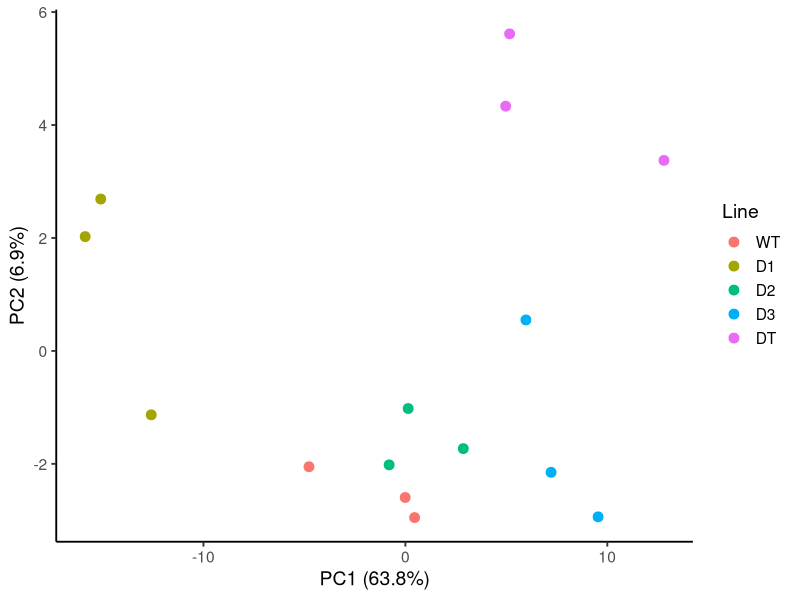
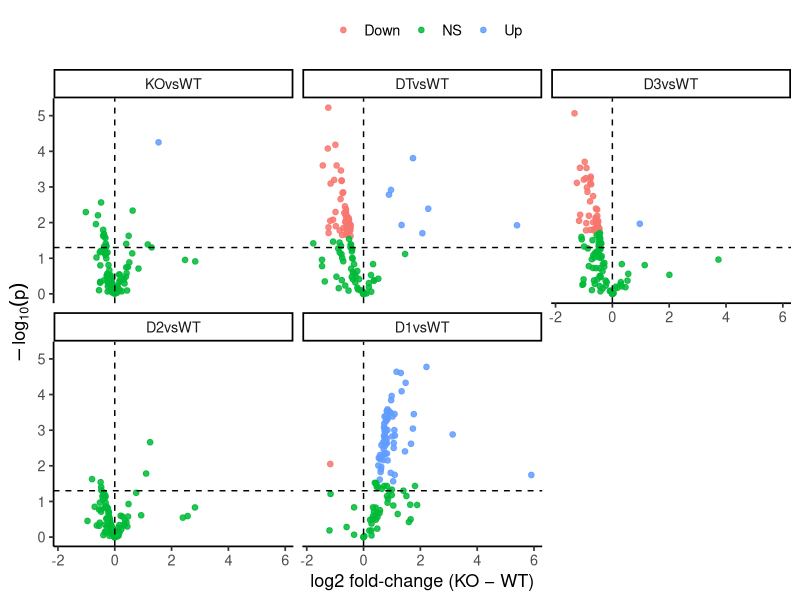
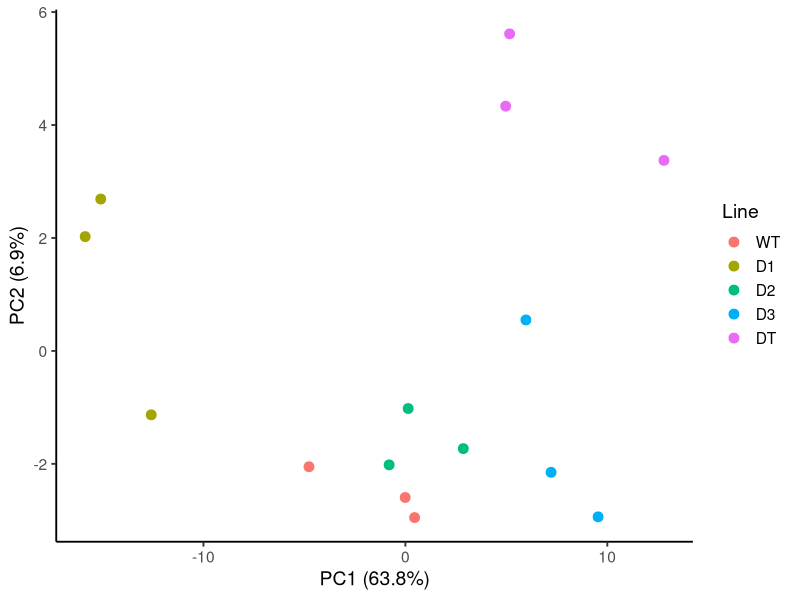
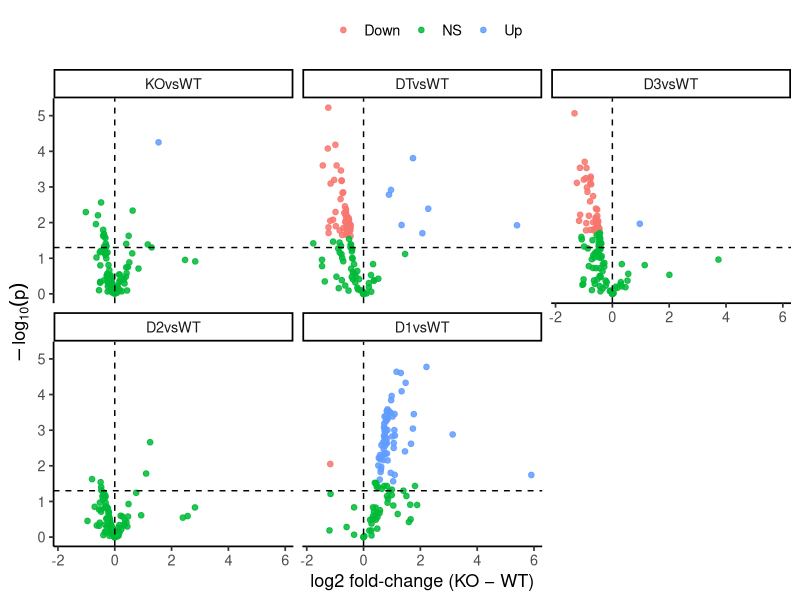

The R source for these figures, in order:
setwd("~/Dropbox/Derlin KO Metabolomics")

# ---- packages ----
library(readr)
library(dplyr)
library(tidyr)
library(ggplot2)
library(limma)
library(tibble)
library(UpSetR)
library(ggrepel)
library(pheatmap)
library(svglite)

# ---- read + prep ----
data <- read_tsv(
  "Derlin_KO_Data_Clean.txt",
  quote = "",
  comment = "",
  name_repair = "minimal"
)

# media only
data <- data %>% select(1, contains("Media", ignore.case = FALSE))

media_cols <- names(data)[-1]
data[media_cols] <- lapply(data[media_cols], as.double)

X <- as.matrix(data[, media_cols, drop = FALSE])
X[X < 0] <- NA_real_

hmin <- apply(X, 1, function(v) {
  pv <- v[!is.na(v) & v > 0]
  if (length(pv)) 0.5 * min(pv) else NA_real_
})

keep <- !is.na(hmin)
X    <- X[keep, , drop = FALSE]
hmin <- hmin[keep]

zero_idx <- which(X == 0, arr.ind = TRUE)
if (nrow(zero_idx)) X[zero_idx] <- hmin[zero_idx[, 1]]

na_idx <- which(is.na(X), arr.ind = TRUE)
if (nrow(na_idx)) X[na_idx] <- hmin[na_idx[, 1]]

X_log2 <- log2(X)

data_log2 <- cbind(data[keep, 1, drop = FALSE], as.data.frame(X_log2))

data_log2 <- data_log2 %>%
  mutate(.mean = rowMeans(across(-1), na.rm = TRUE)) %>%
  arrange(compound, desc(.mean)) %>%
  distinct(compound, .keep_all = TRUE) %>%
  select(-.mean)

# ---- PCA ----
samples <- colnames(data_log2)[-1]
grp_raw <- sub("^((D_WT|DWT|DT|D1|D2|D3)).*", "\\1", samples, perl = TRUE)
grp <- gsub("^(D_WT|DWT)$", "WT", grp_raw)

sample_info <- data.frame(
  Sample = samples,
  Group  = factor(grp, levels = c("WT", "D1", "D2", "D3", "DT")),
  stringsAsFactors = FALSE
)

mat <- t(as.matrix(data_log2[, -1, drop = FALSE]))

if (ncol(mat) > 1) {
  keep_feat <- apply(mat, 2, var) > 0
  mat <- mat[, keep_feat, drop = FALSE]
}

pca <- prcomp(mat, center = TRUE, scale. = TRUE)
var_expl <- (pca$sdev^2) / sum(pca$sdev^2)

scores <- data.frame(
  Sample = rownames(pca$x),
  PC1 = pca$x[, 1],
  PC2 = pca$x[, 2],
  row.names = NULL
)
scores <- merge(scores, sample_info, by = "Sample", sort = FALSE)

p_pca <- ggplot(scores, aes(PC1, PC2, color = Group)) +
  geom_point(size = 3) +
  labs(
    x = paste0("PC1 (", round(100 * var_expl[1], 1), "%)"),
    y = paste0("PC2 (", round(100 * var_expl[2], 1), "%)"),
    color = "Line"
  ) +
  theme_classic(base_size = 14)
print(p_pca)
ggsave("PCA_Media.svg", plot = p_pca, device = "svg", width = 8, height = 6, dpi = 300)

# ---- Differential analysis (limma) ----
expr <- as.matrix(data_log2[, -1, drop = FALSE])
rownames(expr) <- data_log2[[1]]
Group <- sample_info$Group

design <- model.matrix(~ 0 + Group)
colnames(design) <- levels(Group)

fit <- lmFit(expr, design)

contr <- makeContrasts(
  D1vsWT = D1 - WT,
  D2vsWT = D2 - WT,
  D3vsWT = D3 - WT,
  DTvsWT = DT - WT,
  KOvsWT = (D1 + D2 + D3 + DT)/4 - WT,
  levels = design
)

fit2 <- eBayes(contrasts.fit(fit, contr))

res_D1 <- topTable(fit2, coef = "D1vsWT", number = Inf, sort.by = "P")
res_D2 <- topTable(fit2, coef = "D2vsWT", number = Inf, sort.by = "P")
res_D3 <- topTable(fit2, coef = "D3vsWT", number = Inf, sort.by = "P")
res_DT <- topTable(fit2, coef = "DTvsWT", number = Inf, sort.by = "P")
res_KO <- topTable(fit2, coef = "KOvsWT", number = Inf, sort.by = "P")

add_id <- function(df, name) rownames_to_column(df, "ID") %>%
  dplyr::mutate(contrast = name, .before = 1)

results_long <- dplyr::bind_rows(
  add_id(res_D1, "D1vsWT"),
  add_id(res_D2, "D2vsWT"),
  add_id(res_D3, "D3vsWT"),
  add_id(res_DT, "DTvsWT"),
  add_id(res_KO, "KOvsWT")
)

# ---- UpSet plots (save as SVG) ----
ord <- rev(c("D1vsWT","D2vsWT","D3vsWT","DTvsWT","KOvsWT"))
alpha <- 0.05; lfc_min <- 0

ids_for <- function(cn, dir = c("up","down")) {
  dir <- match.arg(dir)
  ix <- results_long$contrast == cn &
    results_long$adj.P.Val < alpha &
    abs(results_long$logFC) >= lfc_min
  ix <- if (dir == "up") ix & results_long$logFC > 0 else ix & results_long$logFC < 0
  unique(results_long$ID[ix])
}

sets_up   <- setNames(lapply(ord, \(cn) ids_for(cn, "up")),   ord)
sets_down <- setNames(lapply(ord, \(cn) ids_for(cn, "down")), ord)

# Upregulated
svglite::svglite("UpSet_Upregulated_Media.svg", width = 10, height = 6, pointsize = 12)
upset(UpSetR::fromList(sets_up), keep.order = TRUE, order.by = "freq",
      mainbar.y.label = "Intersection size (Up)",
      sets.x.label    = "Set size (Up)")
dev.off()

# Downregulated
svglite::svglite("UpSet_Downregulated_Media.svg", width = 10, height = 6, pointsize = 12)
upset(UpSetR::fromList(sets_down), keep.order = TRUE, order.by = "freq",
      mainbar.y.label = "Intersection size (Down)",
      sets.x.label    = "Set size (Down)")
dev.off()

# ---- Volcano (faceted) ----
volc_df <- results_long %>%
  transmute(
    contrast = factor(contrast, levels = ord),
    ID, logFC, P.Value, adj.P.Val,
    neglog10P = -log10(P.Value),
    sig = case_when(
      adj.P.Val < alpha & logFC >=  lfc_min ~ "Up",
      adj.P.Val < alpha & logFC <= -lfc_min ~ "Down",
      TRUE                                  ~ "NS"
    )
  )

n_label <- 10
label_df <- volc_df %>%
  filter(sig != "NS") %>%
  group_by(contrast) %>%
  slice_max(order_by = neglog10P, n = n_label, with_ties = FALSE) %>%
  ungroup()

p_volc <- ggplot(volc_df, aes(x = logFC, y = neglog10P, color = sig)) +
  geom_point(size = 1.6, alpha = 0.85) +
  geom_vline(xintercept = c(-lfc_min, lfc_min), linetype = "dashed") +
  geom_hline(yintercept = -log10(alpha), linetype = "dashed") +
  facet_wrap(~ contrast, ncol = 3) +
  labs(
    x = "log2 fold-change (KO − WT)",
    y = expression(-log[10](p)),
    color = ""
  ) +
  theme_classic(base_size = 13) +
  theme(legend.position = "top")
print(p_volc)
ggsave("Volcano_AllContrasts_Media.svg", plot = p_volc, device = "svg",
       width = 10, height = 8, dpi = 300)
